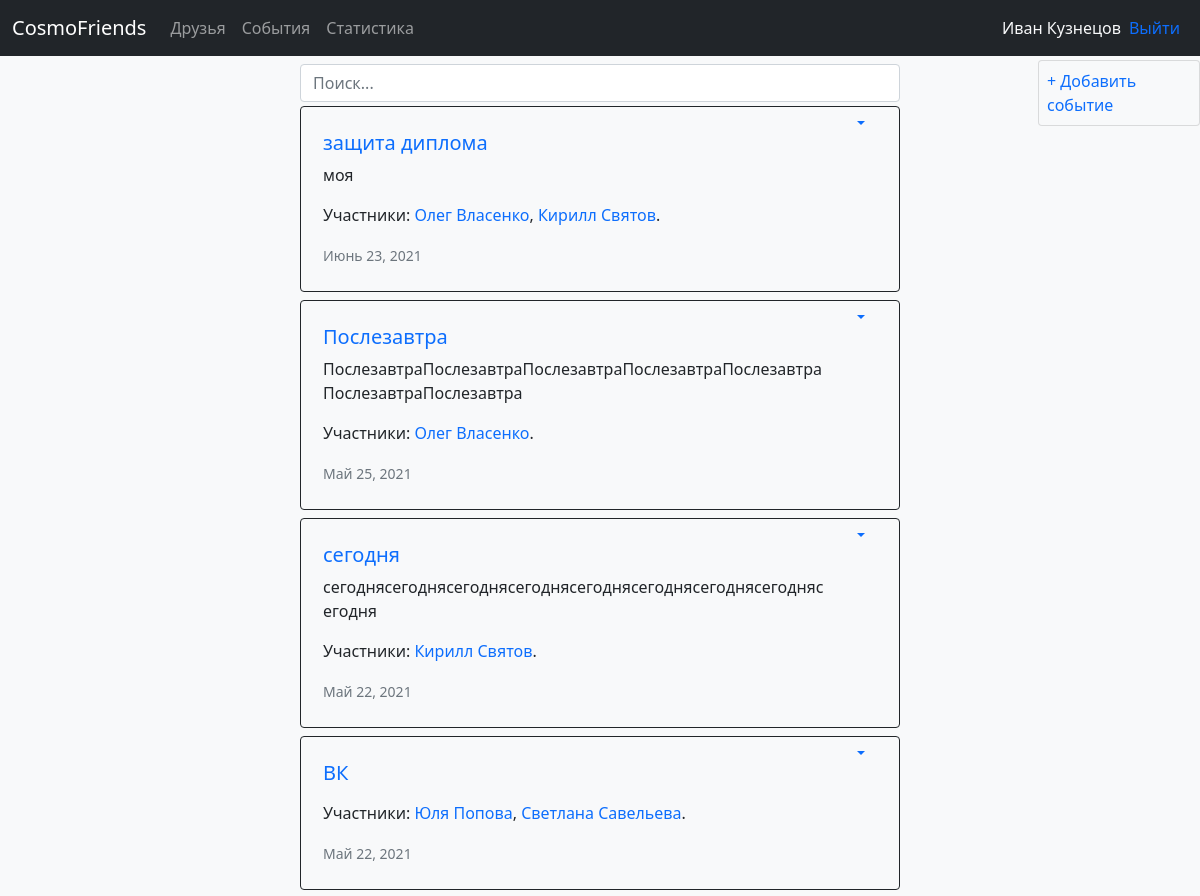
Page /events/ (signed in, upper part) on the earlier database version.
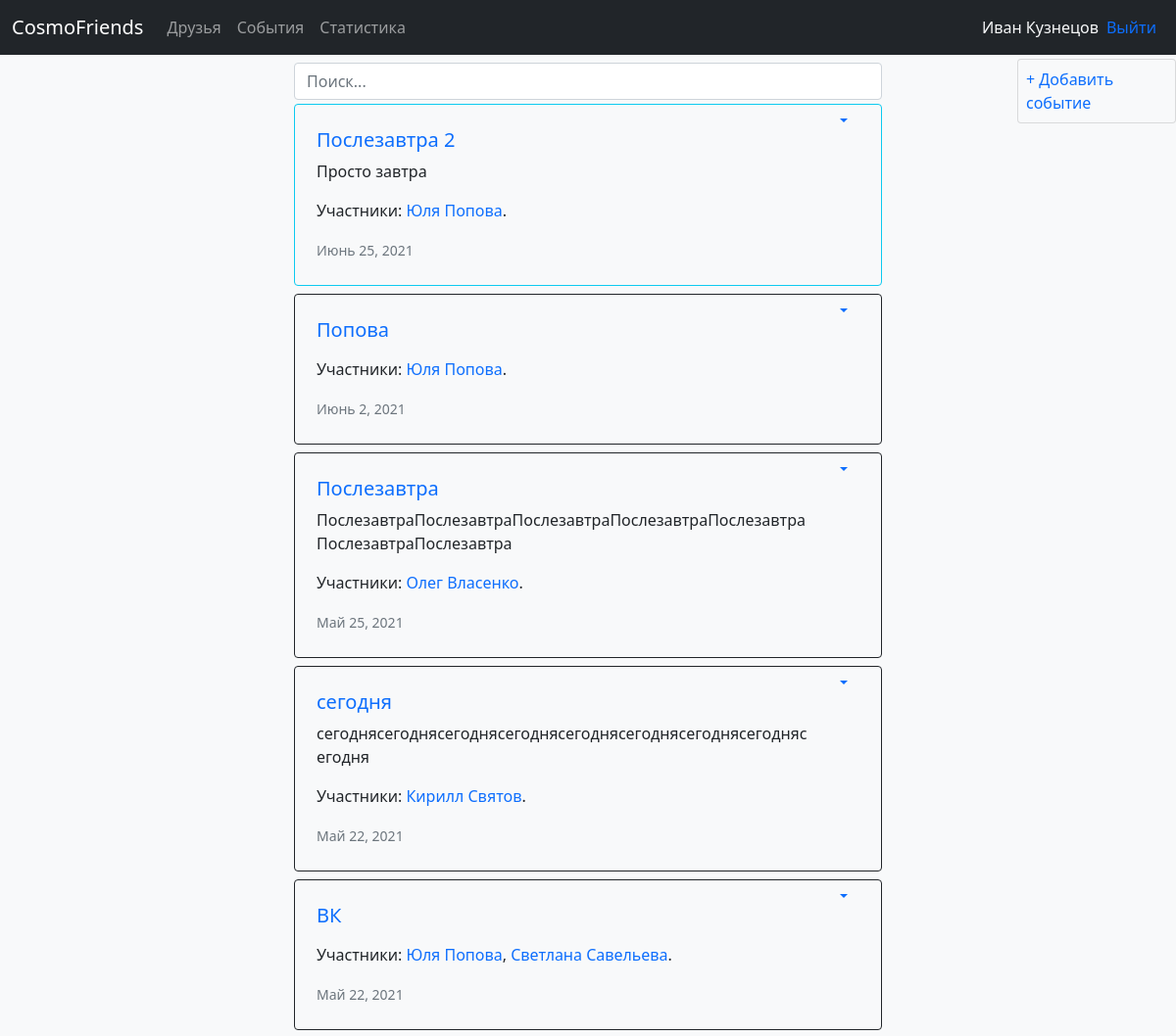
Same page on the later database version.
### cosmos/models.py (models this page shows, shortened)
class Event(models.Model):
    class Rating(models.IntegerChoices):
        TERRIBLE = 1, 'Ужасно'
        BAD = 2, 'Плохо'
        NORMAL = 3, 'Удовлетворительно'
        GOOD = 4, 'Хорошо'
        AWESOME = 5, 'Отлично'
    title = models.CharField('Название события', max_length=50)
    user = models.ForeignKey(User, on_delete=models.CASCADE)
    date = models.DateField('Дата', blank=True, null=True)
    points = models.IntegerField('Оценка', default=Rating.AWESOME, blank=True, choices=Rating.choices)
    members = models.ManyToManyField(Friend)
    report = models.TextField('Описание', blank=True, null=True)
    class Meta:
        ordering = ['-date']

class Friend(models.Model):
    name = models.CharField(max_length=50)
    user = models.ForeignKey(User, on_delete=models.CASCADE)
    character = models.TextField(blank=True, null=True)
    date_birth = models.DateField(blank=True, null=True)
    date_begin = models.DateField(blank=True, null=True)
    photo = models.ImageField(upload_to='photos/%Y/%m/%d', blank=True, null=True)
    class Meta:
        ordering = ['date_begin']
    def __str__(self):
        return self.name

### cosmos/views.py (the view)
# urls.py: path('events/', EventsListView.as_view(), name='events'),
class EventsListView(LoginRequiredMixin, View):
    def get(self, request):
        e_list = Event.objects.filter(user=request.user)
        return render(request, 'cosmos/events.html',
                      context={'e_list': e_list, 'short': True, 'today': datetime.date.today()})

### cosmos/templates/cosmos/events.html (shortened to what this page needs)
{% extends 'base.html' %}
{% load static %}
{% block content %}
{% include 'cosmos/includes/header_template.html' %}
<div class="w-50" style="margin-left: 25%;">
    <input class="mb-1 form-control d-inline" type="search" id="search_event" placeholder="Поиск...">
    {% for event in e_list %}
    {% include 'cosmos/includes/event_card_template.html' %}
    {% endfor %}
</div>
{% include 'cosmos/includes/add_event_template.html' %}
{% endblock %}

### cosmos/templates/cosmos/includes/event_card_template.html (shortened to what this page needs)
{% load static %}
<div class="card bg-light {% if event.date == today %}border-info{% endif %} {% if event.date < today %}border-dark{% endif %} mb-2 w-100">
    <div class="row g-1">
        <div class="p-4 col-11 maybe-selected">
            <a href="{% url 'some_event' event.id %}"><h5 class="card-title ">{{ event.title }}</h5></a>
            <p class="card-text">
                {% if short %}{{ event.report|truncatewords:15 }}{% else %}{{ event.report }}{% endif %}</p>
            <p class="card-text">Участники:
                {% for member in event.members.all %}
                    <a href="{% url 'some_friend' member.id %}">{{ member }}</a>{% if forloop.last %}.{% else %},
                {% endif %}
                {% endfor %}
            </p>
            {% if event.date %}
                <p class="card-text"><small class="text-muted">{{ event.date }}</small></p>
            {% endif %}
        </div>
        <div class="col-md-auto gy-2 ">
            <li class="nav-item dropdown">
                <a class="dropdown-toggle" id="navbarScrollingDropdown{{ event.id }}"
                   data-bs-toggle="dropdown" aria-expanded="false">
                </a>
            </li>
        </div>
    </div>
</div>

Differences in the rows shown:
removed Event: title "защита диплома", report "моя", date "Июнь 23, 2021", Friend (name "Олег Власенко"), Friend (name "Кирилл Святов")
added Event: title "Послезавтра 2", report "Просто завтра", date "Июнь 25, 2021", Friend (name "Юля Попова")
added Event: title "Попова", date "Июнь 2, 2021", Friend (name "Юля Попова")
